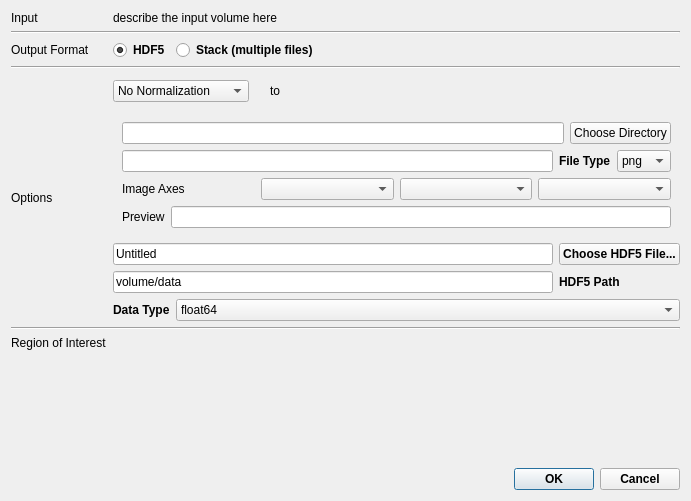
<?xml version="1.0" encoding="UTF-8"?>
<ui version="4.0">
 <class>Dialog</class>
 <widget class="QDialog" name="Dialog">
  <property name="geometry">
   <rect>
    <x>0</x>
    <y>0</y>
    <width>691</width>
    <height>501</height>
   </rect>
  </property>
  <property name="windowTitle">
   <string>Dialog</string>
  </property>
  <layout class="QVBoxLayout" name="verticalLayout">
   <item>
    <layout class="QGridLayout" name="gridLayout_3">
     <item row="6" column="1">
      <widget class="QWidget" name="widgetOptionsStack" native="true">
       <layout class="QVBoxLayout" name="verticalLayout_3">
        <item>
         <layout class="QHBoxLayout" name="horizontalLayout_5">
          <item>
           <widget class="QLineEdit" name="lineEditStackPath"/>
          </item>
          <item>
           <widget class="QPushButton" name="pushButtonStackPath">
            <property name="text">
             <string>Choose Directory</string>
            </property>
           </widget>
          </item>
         </layout>
        </item>
        <item>
         <layout class="QHBoxLayout" name="horizontalLayout_4">
          <item>
           <widget class="QLineEdit" name="lineEditStackFileName"/>
          </item>
          <item>
           <widget class="QLabel" name="label_15">
            <property name="font">
             <font>
              <weight>75</weight>
              <bold>false</bold>
             </font>
            </property>
            <property name="text">
             <string>File Type</string>
            </property>
           </widget>
          </item>
          <item>
           <widget class="QComboBox" name="comboBoxStackFileType">
            <item>
             <property name="text">
              <string>png</string>
             </property>
            </item>
            <item>
             <property name="text">
              <string>jpeg</string>
             </property>
            </item>
            <item>
             <property name="text">
              <string>bmp</string>
             </property>
            </item>
            <item>
             <property name="text">
              <string>tiff</string>
             </property>
            </item>
           </widget>
          </item>
         </layout>
        </item>
        <item>
         <layout class="QHBoxLayout" name="horizontalLayoutPreview">
          <item>
           <widget class="QLabel" name="label_5">
            <property name="text">
             <string>Image Axes</string>
            </property>
           </widget>
          </item>
          <item>
           <widget class="QComboBox" name="axesComboBox1"/>
          </item>
          <item>
           <widget class="QComboBox" name="axesComboBox2"/>
          </item>
          <item>
           <widget class="QComboBox" name="axesComboBox3"/>
          </item>
         </layout>
        </item>
        <item>
         <layout class="QHBoxLayout" name="horizontalLayoutPreview">
          <item>
           <widget class="QLabel" name="label_5">
            <property name="text">
             <string>Preview</string>
            </property>
           </widget>
          </item>
          <item>
           <widget class="QLineEdit" name="stackFilePatternPreview"/>
          </item>
         </layout>
        </item>
       </layout>
      </widget>
     </item>
     <item row="5" column="0" rowspan="3">
      <widget class="QLabel" name="label_3">
       <property name="text">
        <string>Options</string>
       </property>
      </widget>
     </item>
     <item row="1" column="1">
      <widget class="QLabel" name="inputVolumeDescription">
       <property name="text">
        <string>describe the input volume here</string>
       </property>
      </widget>
     </item>
     <item row="3" column="1">
      <layout class="QHBoxLayout" name="horizontalLayout_6">
       <item>
        <widget class="QRadioButton" name="radioButtonH5">
         <property name="font">
          <font>
           <weight>75</weight>
           <bold>true</bold>
          </font>
         </property>
         <property name="layoutDirection">
          <enum>Qt::LeftToRight</enum>
         </property>
         <property name="text">
          <string>HDF5</string>
         </property>
         <property name="checked">
          <bool>true</bool>
         </property>
        </widget>
       </item>
       <item>
        <widget class="QRadioButton" name="radioButtonStack">
         <property name="font">
          <font>
           <weight>75</weight>
           <bold>true</bold>
          </font>
         </property>
         <property name="text">
          <string>Stack (multiple files)</string>
         </property>
        </widget>
       </item>
       <item>
        <spacer name="horizontalSpacer_3">
         <property name="orientation">
          <enum>Qt::Horizontal</enum>
         </property>
         <property name="sizeHint" stdset="0">
          <size>
           <width>40</width>
           <height>20</height>
          </size>
         </property>
        </spacer>
       </item>
      </layout>
     </item>
     <item row="1" column="0">
      <widget class="QLabel" name="label_4">
       <property name="text">
        <string>Input</string>
       </property>
      </widget>
     </item>
     <item row="7" column="1">
      <widget class="QWidget" name="widgetOptionsHDF5" native="true">
       <layout class="QVBoxLayout" name="verticalLayout_6">
        <property name="margin">
         <number>0</number>
        </property>
        <item>
         <layout class="QGridLayout" name="gridLayout">
          <item row="0" column="0">
           <widget class="QLineEdit" name="lineEditH5FilePath">
            <property name="text">
             <string>Untitled</string>
            </property>
           </widget>
          </item>
          <item row="0" column="1">
           <widget class="QPushButton" name="pushButtonPath">
            <property name="font">
             <font>
              <weight>75</weight>
              <italic>false</italic>
              <bold>false</bold>
             </font>
            </property>
            <property name="text">
             <string>Choose HDF5 File...</string>
            </property>
           </widget>
          </item>
          <item row="1" column="0">
           <widget class="QLineEdit" name="lineEditH5DataPath">
            <property name="sizePolicy">
             <sizepolicy hsizetype="Expanding" vsizetype="Fixed">
              <horstretch>0</horstretch>
              <verstretch>0</verstretch>
             </sizepolicy>
            </property>
            <property name="text">
             <string>volume/data</string>
            </property>
           </widget>
          </item>
          <item row="1" column="1">
           <widget class="QLabel" name="label_16">
            <property name="sizePolicy">
             <sizepolicy hsizetype="Minimum" vsizetype="Fixed">
              <horstretch>0</horstretch>
              <verstretch>0</verstretch>
             </sizepolicy>
            </property>
            <property name="font">
             <font>
              <weight>75</weight>
              <bold>false</bold>
             </font>
            </property>
            <property name="text">
             <string>HDF5 Path</string>
            </property>
           </widget>
          </item>
         </layout>
        </item>
        <item>
         <layout class="QHBoxLayout" name="horizontalLayout_15">
          <item>
           <layout class="QFormLayout" name="formLayout_15">
            <property name="fieldGrowthPolicy">
             <enum>QFormLayout::AllNonFixedFieldsGrow</enum>
            </property>
            <item row="0" column="0">
             <widget class="QLabel" name="label_18">
              <property name="font">
               <font>
                <weight>75</weight>
                <bold>false</bold>
               </font>
              </property>
              <property name="text">
               <string>Data Type</string>
              </property>
             </widget>
            </item>
            <item row="0" column="1">
             <widget class="QComboBox" name="comboBoxHdf5DataType">
              <property name="sizePolicy">
               <sizepolicy hsizetype="Minimum" vsizetype="Fixed">
                <horstretch>0</horstretch>
                <verstretch>0</verstretch>
               </sizepolicy>
              </property>
              <item>
               <property name="text">
                <string>float64</string>
               </property>
              </item>
              <item>
               <property name="text">
                <string>uint16</string>
               </property>
              </item>
              <item>
               <property name="text">
                <string>float32</string>
               </property>
              </item>
              <item>
               <property name="text">
                <string>uint8</string>
               </property>
              </item>
             </widget>
            </item>
           </layout>
          </item>
         </layout>
        </item>
       </layout>
      </widget>
     </item>
     <item row="3" column="0">
      <widget class="QLabel" name="label_2">
       <property name="text">
        <string>Output Format</string>
       </property>
      </widget>
     </item>
     <item row="2" column="0" colspan="2">
      <widget class="Line" name="line_3">
       <property name="sizePolicy">
        <sizepolicy hsizetype="Expanding" vsizetype="Fixed">
         <horstretch>0</horstretch>
         <verstretch>0</verstretch>
        </sizepolicy>
       </property>
       <property name="orientation">
        <enum>Qt::Horizontal</enum>
       </property>
      </widget>
     </item>
     <item row="8" column="0" colspan="2">
      <widget class="Line" name="line_2">
       <property name="sizePolicy">
        <sizepolicy hsizetype="Expanding" vsizetype="Fixed">
         <horstretch>0</horstretch>
         <verstretch>0</verstretch>
        </sizepolicy>
       </property>
       <property name="orientation">
        <enum>Qt::Horizontal</enum>
       </property>
      </widget>
     </item>
     <item row="4" column="0" colspan="2">
      <widget class="Line" name="line">
       <property name="sizePolicy">
        <sizepolicy hsizetype="Expanding" vsizetype="Fixed">
         <horstretch>0</horstretch>
         <verstretch>0</verstretch>
        </sizepolicy>
       </property>
       <property name="orientation">
        <enum>Qt::Horizontal</enum>
       </property>
      </widget>
     </item>
     <item row="5" column="1">
      <layout class="QGridLayout" name="gridLayout_2">
       <item row="0" column="2">
        <spacer name="horizontalSpacer">
         <property name="orientation">
          <enum>Qt::Horizontal</enum>
         </property>
         <property name="sizeHint" stdset="0">
          <size>
           <width>40</width>
           <height>20</height>
          </size>
         </property>
        </spacer>
       </item>
       <item row="0" column="0">
        <widget class="QComboBox" name="normalizationComboBox">
         <item>
          <property name="text">
           <string>No Normalization</string>
          </property>
         </item>
         <item>
          <property name="text">
           <string>Change range from</string>
          </property>
         </item>
        </widget>
       </item>
       <item row="0" column="1">
        <widget class="QWidget" name="inputOutputValueRanges" native="true">
         <layout class="QHBoxLayout" name="horizontalLayout_3">
          <item>
           <widget class="ValueRangeWidget" name="inputValueRange" native="true"/>
          </item>
          <item>
           <widget class="QLabel" name="label_9">
            <property name="font">
             <font>
              <weight>50</weight>
              <bold>false</bold>
             </font>
            </property>
            <property name="text">
             <string>to</string>
            </property>
           </widget>
          </item>
          <item>
           <widget class="ValueRangeWidget" name="outputValueRange" native="true"/>
          </item>
         </layout>
        </widget>
       </item>
      </layout>
     </item>
     <item row="9" column="0">
      <widget class="QLabel" name="label">
       <property name="text">
        <string>Region of Interest</string>
       </property>
      </widget>
     </item>
     <item row="9" column="1">
      <widget class="CombinedValueRangeWidget" name="roiWidget" native="true">
      </widget>
     </item>
    </layout>
   </item>
   <item>
    <spacer name="verticalSpacer">
     <property name="orientation">
      <enum>Qt::Vertical</enum>
     </property>
     <property name="sizeHint" stdset="0">
      <size>
       <width>20</width>
       <height>338</height>
      </size>
     </property>
    </spacer>
   </item>
   <item>
    <widget class="QDialogButtonBox" name="buttonBox">
     <property name="font">
      <font>
       <weight>75</weight>
       <italic>false</italic>
       <bold>true</bold>
      </font>
     </property>
     <property name="orientation">
      <enum>Qt::Horizontal</enum>
     </property>
     <property name="standardButtons">
      <set>QDialogButtonBox::Cancel|QDialogButtonBox::Ok</set>
     </property>
    </widget>
   </item>
  </layout>
 </widget>
 <customwidgets>
  <customwidget>
   <class>ValueRangeWidget</class>
   <extends>QWidget</extends>
   <header>volumina.widgets.valueRangeWidget</header>
   <container>1</container>
  </customwidget>
  <customwidget>
   <class>CombinedValueRangeWidget</class>
   <extends>QWidget</extends>
   <header>volumina.widgets.valueRangeWidget</header>
   <container>1</container>
  </customwidget>
 </customwidgets>
 <tabstops>
  <tabstop>radioButtonH5</tabstop>
  <tabstop>radioButtonStack</tabstop>
  <tabstop>normalizationComboBox</tabstop>
  <tabstop>lineEditStackPath</tabstop>
  <tabstop>pushButtonStackPath</tabstop>
  <tabstop>lineEditStackFileName</tabstop>
  <tabstop>comboBoxStackFileType</tabstop>
  <tabstop>axesComboBox1</tabstop>
  <tabstop>axesComboBox2</tabstop>
  <tabstop>axesComboBox3</tabstop>
  <tabstop>stackFilePatternPreview</tabstop>
  <tabstop>lineEditH5FilePath</tabstop>
  <tabstop>pushButtonPath</tabstop>
  <tabstop>lineEditH5DataPath</tabstop>
  <tabstop>comboBoxHdf5DataType</tabstop>
  <tabstop>roiWidget</tabstop>
  <tabstop>buttonBox</tabstop>
 </tabstops>
 <resources/>
 <connections>
  <connection>
   <sender>buttonBox</sender>
   <signal>accepted()</signal>
   <receiver>Dialog</receiver>
   <slot>accept()</slot>
   <hints>
    <hint type="sourcelabel">
     <x>248</x>
     <y>254</y>
    </hint>
    <hint type="destinationlabel">
     <x>157</x>
     <y>274</y>
    </hint>
   </hints>
  </connection>
  <connection>
   <sender>buttonBox</sender>
   <signal>rejected()</signal>
   <receiver>Dialog</receiver>
   <slot>reject()</slot>
   <hints>
    <hint type="sourcelabel">
     <x>316</x>
     <y>260</y>
    </hint>
    <hint type="destinationlabel">
     <x>286</x>
     <y>274</y>
    </hint>
   </hints>
  </connection>
 </connections>
</ui>
